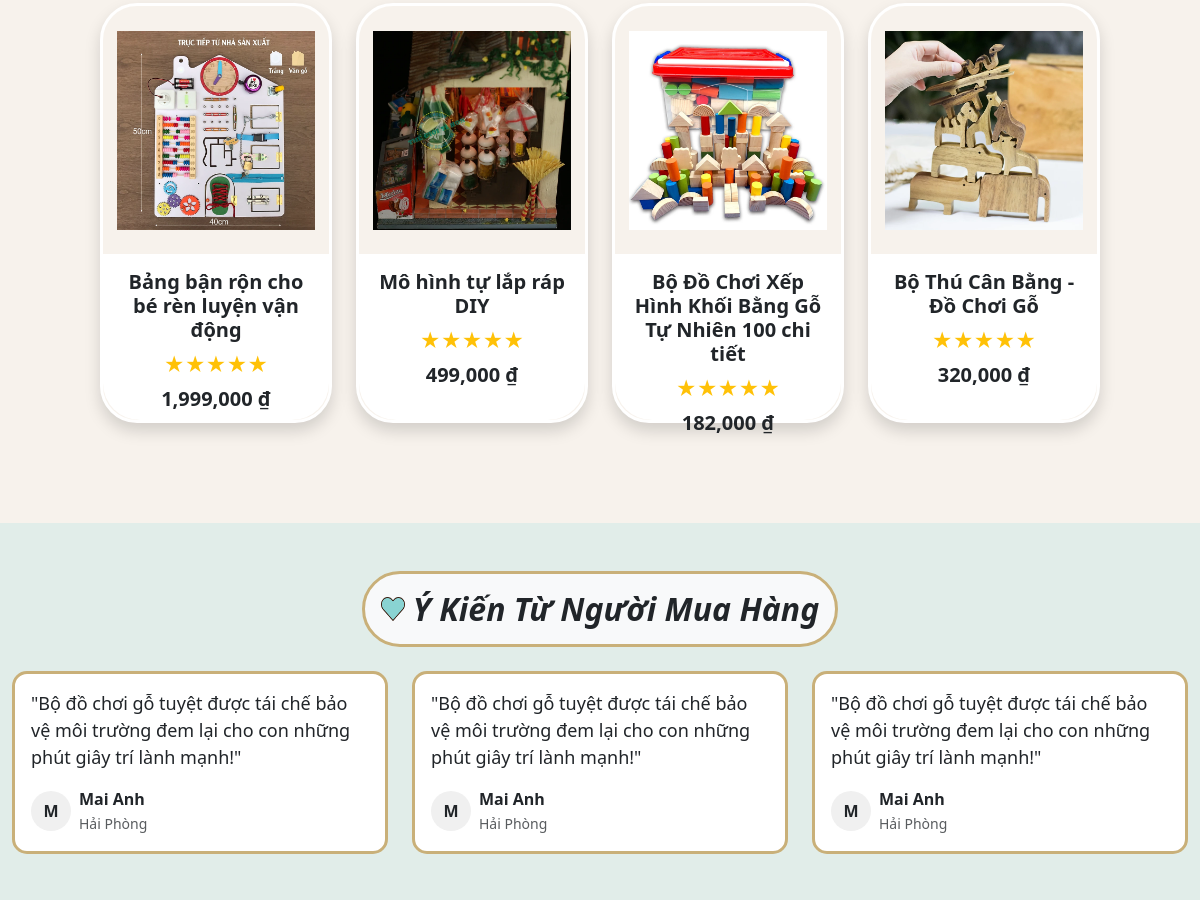
Before: / (middle part) with the older database file.
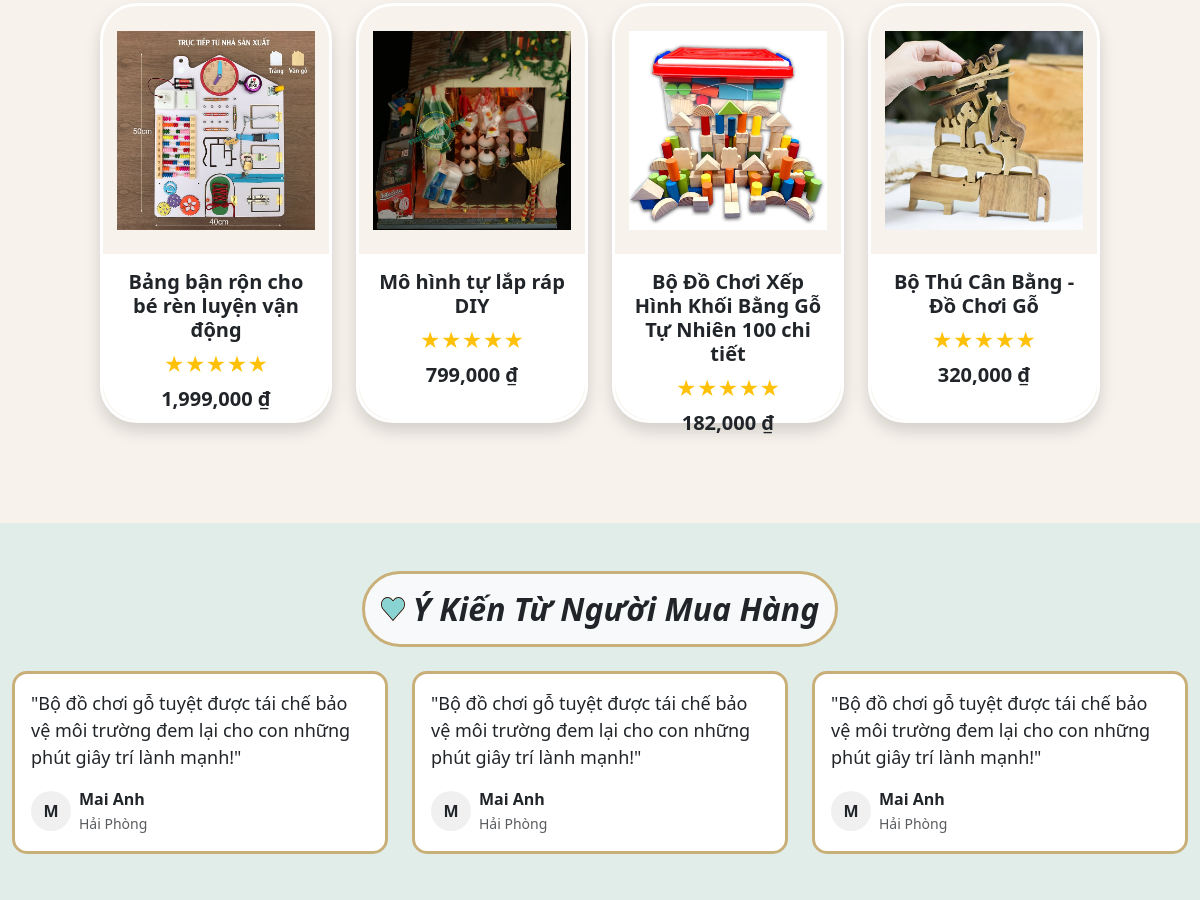
After: the same page with the newer database file.
### src/models.py (models this page shows, shortened)
class Product(models.Model):
    name = models.CharField(max_length=100)
    objects_used = models.TextField( default='')
    description = models.TextField( default='')
    product_uses = models.TextField( default='')
    price = models.IntegerField()
    sale_price = models.IntegerField()
    image1 = models.ImageField(upload_to='products/', default='products/default.jpg')
    image2 = models.ImageField(upload_to='products/', default='products/default.jpg')
    image3 = models.ImageField(upload_to='products/', default='products/default.jpg')
    image4 = models.ImageField(upload_to='products/', default= 'products/default.jpg')
    rating = models.FloatField(default=0)
    rating_count = models.IntegerField(default=0)
    created_at = models.DateTimeField(auto_now_add=True)

### src/views.py (the view)
# urls.py: path('', views.home, name='home'),
def home(request):
    products = list(Product.objects.all())
    list_id = [1, 2, 3, 4]
    products = Product.objects.filter(id__in=list_id)
    for product in products:
        product.price = "{:,}".format(product.price)
        product.sale_price = "{:,}".format(product.sale_price)
    return render(request, 'src/home.html', {'products': products})

### src/templates/src/home.html (shortened to what the changed rows need)
{% include "navbar.html" %}
{% load crispy_forms_tags %}
{% block content %}
 <div class="background" style="color: #F7F2EC;">
<div class="row justify-content-center "  style="background-color: #F7F2EC; padding: 100px; color: #29180F; font-size: 20px;">
    {% for product in products %}
    <div class="col-md-3 col-sm-6">
        <a href="{% url 'product' product.name|slugify product.pk %}" class="text-decoration-none">
            <div class="card shadow" style="background-color: #F7F2EC; height: 420px; border-radius: 37px; border:3px solid white ">
                <div class="card-img-top d-flex justify-content-center align-items-center" style="height: 60%;">
                    <img src="{{ product.image1.url }}" alt="Teddy" class="img-fluid" style="max-height: 80%;">
                </div>
                <div class="card-body text-center" style="height: 40%; background-color: white; border-radius:0px 0px 37px 37px;">
                    <h5 class="card-title text-dark fw-bold">{{ product.name }}</h5>
                    <p class="mb-1 text-warning">★★★★★</p>
                    <p class="text-dark fw-bold">{{ product.price }} ₫</p>
                </div>
            </div>
        </a>
    </div>
    {% endfor %}
</div>
<div class="container-fluid py-5" style="background-color: #E1EDE9;">
    <div class="text-center mb-4">
        <div class="d-inline-flex align-items-center border-3 p-3 bg-light rounded-pill" style="border: solid #C9B079 ; border-radius: 15px;">
            <h2 class="mb-0 fw-bold text-dark" style="font-style: italic;">Ý Kiến Từ Người Mua Hàng</h2>
        </div>
    </div>
</div>
</div>
{% endblock %}

Changed rows visible on the page:
changed Product "Mô hình tự lắp ráp DIY": price "499,000" → "799,000"
